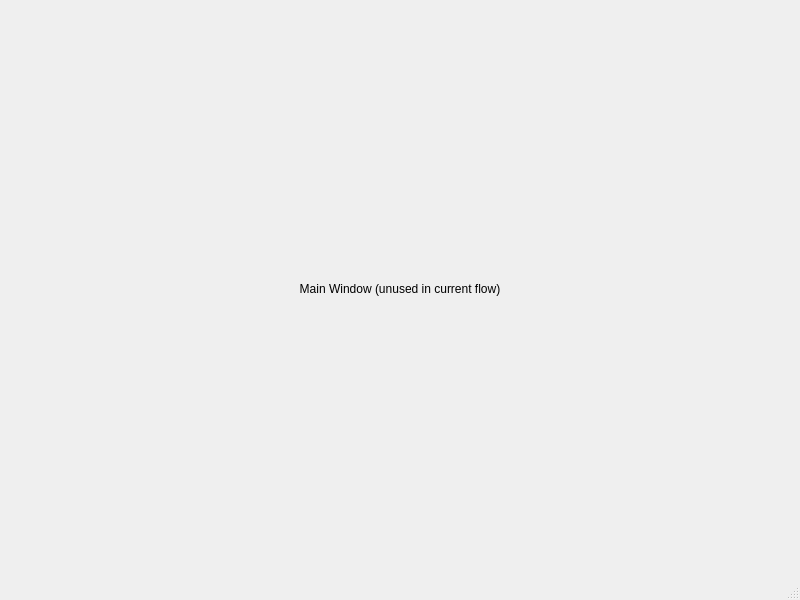
<?xml version="1.0" encoding="UTF-8"?>
<ui version="4.0">
 <class>MainWindow</class>
 <widget class="QMainWindow" name="MainWindow">
  <property name="geometry">
   <rect>
    <x>0</x>
    <y>0</y>
    <width>800</width>
    <height>600</height>
   </rect>
  </property>
  <property name="windowTitle">
   <string>Keyple Validation</string>
  </property>
  <widget class="QWidget" name="centralwidget">
   <layout class="QVBoxLayout" name="verticalLayout">
    <item>
     <widget class="QLabel" name="label">
      <property name="text">
       <string>Main Window (unused in current flow)</string>
      </property>
      <property name="alignment">
       <set>Qt::AlignCenter</set>
      </property>
     </widget>
    </item>
   </layout>
  </widget>
  <widget class="QMenuBar" name="menubar">
   <property name="geometry">
    <rect>
     <x>0</x>
     <y>0</y>
     <width>800</width>
     <height>21</height>
    </rect>
   </property>
  </widget>
  <widget class="QStatusBar" name="statusbar"/>
 </widget>
 <resources/>
 <connections/>
</ui>
